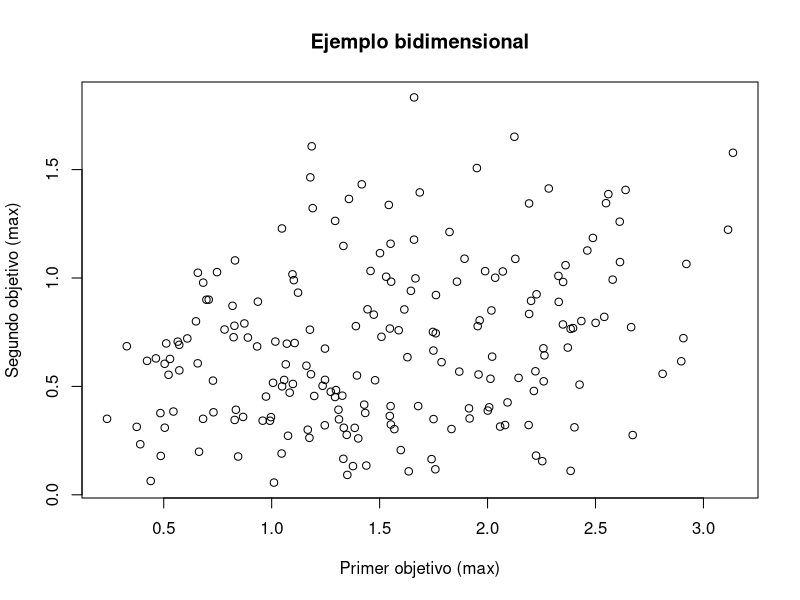
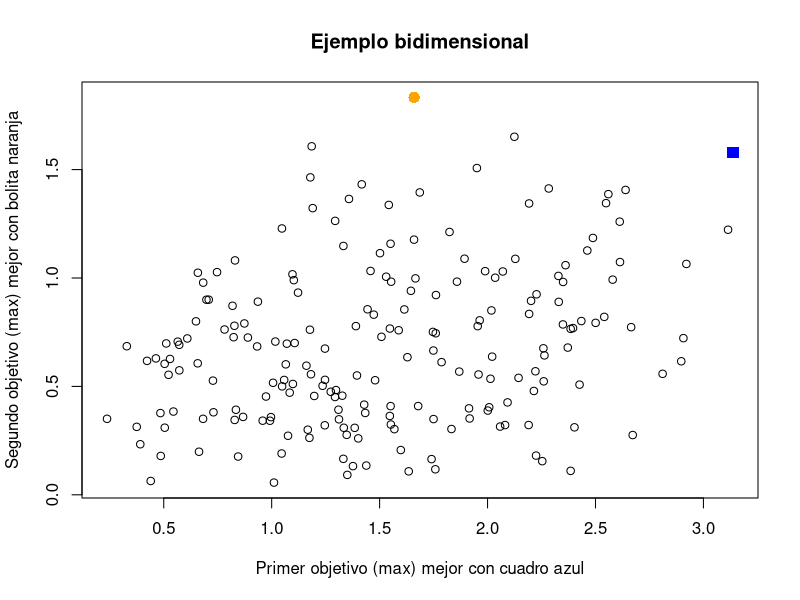
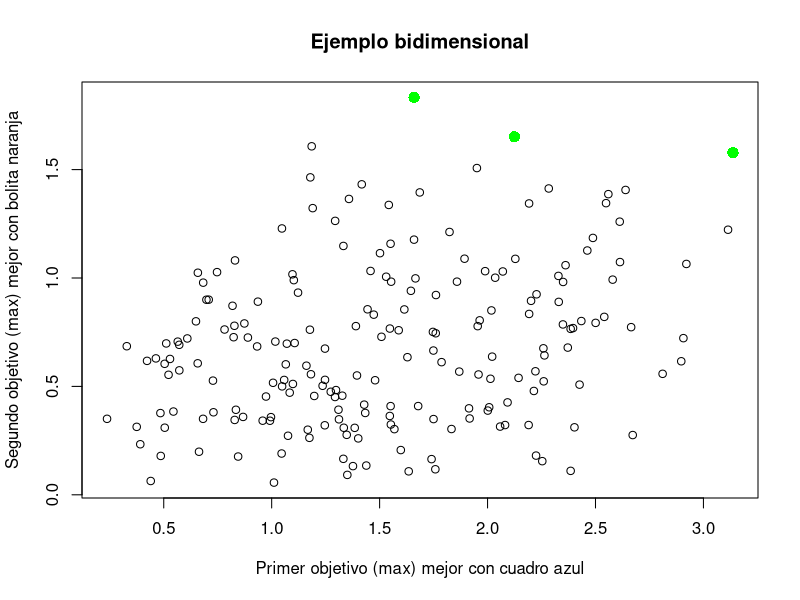
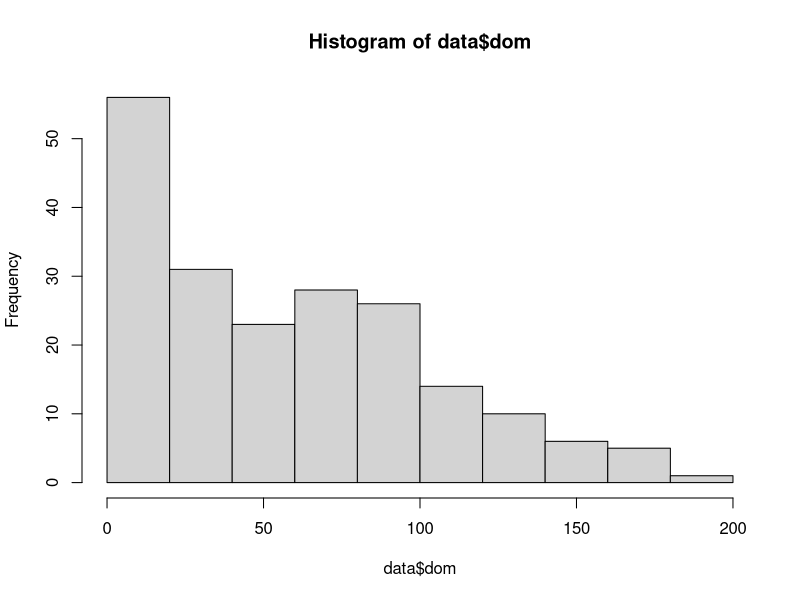
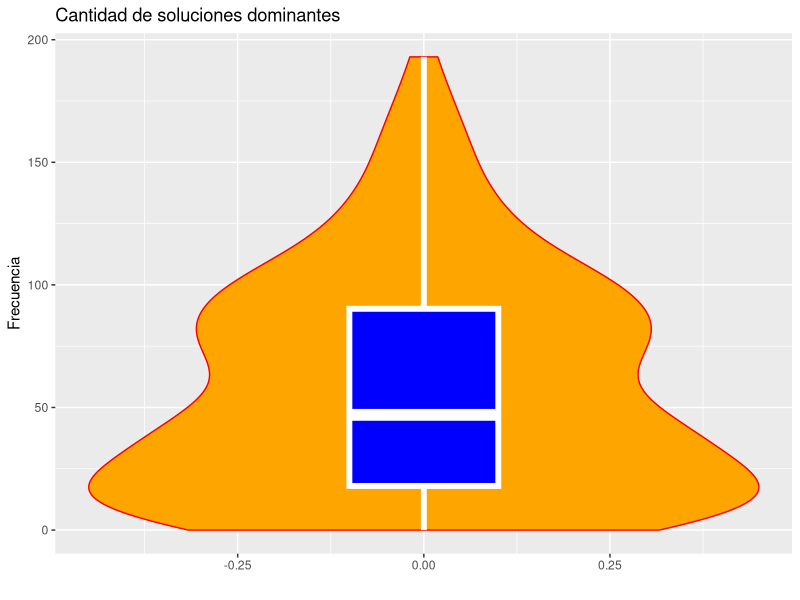

These charts were generated, in order, by the following R code:
library(ggplot2) # recordar instalar si hace falta
pick.one <- function(x) {
    if (length(x) == 1) {
        return(x)
    } else {
        return(sample(x, 1))
    }
}
 
poli <- function(maxdeg, varcount, termcount) {
    f <- data.frame(variable=integer(), coef=integer(), degree=integer())
    for (t in 1:termcount) {
        var <- pick.one(1:varcount)
        deg <- pick.one(1:maxdeg)
        f <-  rbind(f, c(var, runif(1), deg))
    }
    names(f) <- c("variable", "coef", "degree")
    return(f)
}
 
eval <- function(pol, vars, terms) {
    value <- 0.0
    for (t in 1:terms) {
        term <- pol[t,]
        value <-  value + term$coef * vars[term$variable]^term$degree
    }
    return(value)
}
 
domin.by <- function(target, challenger, total) {
    if (sum(challenger < target) > 0) {
        return(FALSE) # hay empeora
    } # si no hay empeora, vemos si hay mejora
    return(sum(challenger > target) > 0)
}
 
vc <- 4 #número de variables
md <- 3 #maximo grado
tc <- 5 #numero de terminos
k <- 2 # cuantas funciones objetivo
obj <- list()
for (i in 1:k) { # se crean las k funciones de manera aleatoria
    obj[[i]] <- poli( md, vc, tc) 
}
minim <- (runif(k) > 0.5) #Se establece para cada k si se max o se min
sign <- (1 + -2 * minim) #Se establece el signo de cada función
n <- 200 # cuantas soluciones aleatorias
sol <- matrix(runif(vc * n), nrow=n, ncol=vc) #se crean valores aleatorios para cada variable de las n soluciones
val <- matrix(rep(NA, k * n), nrow=n, ncol=k) #se crean la matriz de valores de las evaluaciones de los elementos de cada solucion
for (i in 1:n) { # evaluamos las soluciones
    for (j in 1:k) { # para todos los objetivos
        val[i, j] <- eval(obj[[j]], sol[i,], tc)
    }
}
#cambiar para k elementos
mejor1 <- which.max(sign[1] * val[,1]) #se obtiene el mejor valor de funcion 1
mejor2 <- which.max(sign[2] * val[,2]) # se obtiene el mejor valor de funcion 2
cual <- c("max", "min")
xl <- paste("Primer objetivo (", cual[minim[1] + 1], ")", sep="")
yl <- paste("Segundo objetivo (", cual[minim[2] + 1], ")", sep="")
png("p11_init.png")
plot(val[,1], val[,2], xlab=xl, ylab=yl, main="Ejemplo bidimensional")
graphics.off()
png("p11_mejores.png")
plot(val[,1], val[,2], xlab=paste(xl, "mejor con cuadro azul"),
     ylab=paste(yl,"mejor con bolita naranja"),
     main="Ejemplo bidimensional")
points(val[mejor1, 1], val[mejor1, 2], col="blue", pch=15, cex=1.5)
points(val[mejor2, 1], val[mejor2, 2], col="orange", pch=16, cex=1.5)
graphics.off()
#frente de pareto
#conjunto de los no dominados
no.dom <- logical()
dominadores <- integer()
for (i in 1:n) { #para casa solución
    d <- logical() #vector de los dominados
    for (j in 1:n) { #se compara contra TODAS las demas soluciones
        d <- c(d, domin.by(sign * val[i,], sign * val[j,], k)) #se establece si para cada k hay una mejora o no 
    }
    cuantos <- sum(d)
    dominadores <- c(dominadores, cuantos) #vector de los soluciones dominadas 
    no.dom <- c(no.dom, cuantos == 0) # se agrega si nadie le domina
}
frente <- subset(val, no.dom) # solamente las no dominadas
png("p11_frente.png")
plot(val[,1], val[,2], xlab=paste(xl, "mejor con cuadro azul"),
     ylab=paste(yl,"mejor con bolita naranja"),
     main="Ejemplo bidimensional")
points(frente[,1], frente[,2], col="green", pch=16, cex=1.5)
graphics.off()
data <- data.frame(pos=rep(0, n), dom=dominadores)
print(data)
png("p11_hist.png")
hist(data$dom)
graphics.off()
png("p11_violin.png")
gr <- ggplot(data, aes(x=pos, y=dom)) + geom_violin(fill="orange", color="red")
gr + geom_boxplot(width=0.2, fill="blue", color="white", lwd=2) +
    xlab("") +
    ylab("Frecuencia") +
    ggtitle("Cantidad de soluciones dominantes")
graphics.off()
